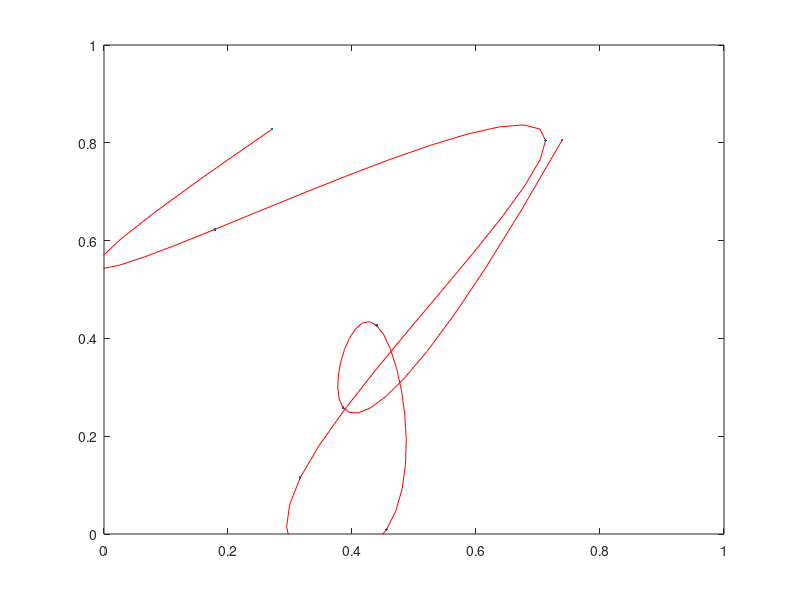

Write MATLAB code to recreate this figure. (Note: this script raises an error after producing the figure.)
%% Splines in Two Dimensions
% This example shows how to interpolate data with a cubic spline in 2
% dimensions. It uses the MATLAB(R) SPLINE function.  It does NOT use the
% Curve Fitting Toolbox(TM) spline functions, which are a complete set of
% functions for B-splines and other piecewise polynomials of any degree.

% Copyright 1984-2012 The MathWorks, Inc.

%%
% Randomly pick eight points.  Plot them.

n = 8;
x = rand(n,1);
y = rand(n,1);
plot(x,y,'.')
axis([0 1 0 1])

%%
% Interpolate the points with two splines by evaluating them with a finer 
% spacing.  Plot the interpolated curve with a red line.

t = 1:n;
ts = 1:1/10:n;
xs = spline(t,x,ts);
ys = spline(t,y,ts);
hold on
plot(xs,ys,'r');
hold off


displayEndOfDemoMessage(mfilename)